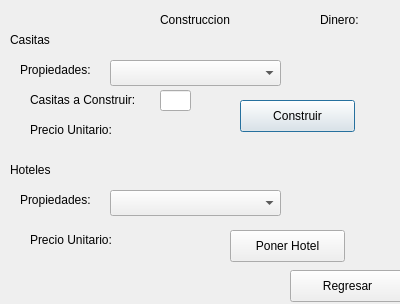
<?xml version="1.0" encoding="UTF-8"?>
<ui version="4.0">
 <class>ConstruirDialog</class>
 <widget class="QDialog" name="ConstruirDialog">
  <property name="geometry">
   <rect>
    <x>0</x>
    <y>0</y>
    <width>400</width>
    <height>304</height>
   </rect>
  </property>
  <property name="windowTitle">
   <string>Dialog</string>
  </property>
  <widget class="QLabel" name="label">
   <property name="geometry">
    <rect>
     <x>160</x>
     <y>10</y>
     <width>91</width>
     <height>19</height>
    </rect>
   </property>
   <property name="text">
    <string>Construccion</string>
   </property>
  </widget>
  <widget class="QLabel" name="label_2">
   <property name="geometry">
    <rect>
     <x>10</x>
     <y>30</y>
     <width>62</width>
     <height>19</height>
    </rect>
   </property>
   <property name="text">
    <string>Casitas</string>
   </property>
  </widget>
  <widget class="QLabel" name="label_3">
   <property name="geometry">
    <rect>
     <x>20</x>
     <y>60</y>
     <width>81</width>
     <height>19</height>
    </rect>
   </property>
   <property name="text">
    <string>Propiedades:</string>
   </property>
  </widget>
  <widget class="QComboBox" name="comboPropiedades">
   <property name="geometry">
    <rect>
     <x>110</x>
     <y>60</y>
     <width>171</width>
     <height>26</height>
    </rect>
   </property>
  </widget>
  <widget class="QLabel" name="label_4">
   <property name="geometry">
    <rect>
     <x>30</x>
     <y>90</y>
     <width>121</width>
     <height>19</height>
    </rect>
   </property>
   <property name="text">
    <string>Casitas a Construir:</string>
   </property>
  </widget>
  <widget class="QLineEdit" name="casitas">
   <property name="geometry">
    <rect>
     <x>160</x>
     <y>90</y>
     <width>31</width>
     <height>21</height>
    </rect>
   </property>
  </widget>
  <widget class="QPushButton" name="pushButton">
   <property name="geometry">
    <rect>
     <x>240</x>
     <y>100</y>
     <width>115</width>
     <height>32</height>
    </rect>
   </property>
   <property name="text">
    <string>Construir</string>
   </property>
  </widget>
  <widget class="QLabel" name="label_5">
   <property name="geometry">
    <rect>
     <x>10</x>
     <y>160</y>
     <width>62</width>
     <height>19</height>
    </rect>
   </property>
   <property name="text">
    <string>Hoteles</string>
   </property>
  </widget>
  <widget class="QLabel" name="label_6">
   <property name="geometry">
    <rect>
     <x>20</x>
     <y>190</y>
     <width>81</width>
     <height>19</height>
    </rect>
   </property>
   <property name="text">
    <string>Propiedades:</string>
   </property>
  </widget>
  <widget class="QComboBox" name="comboPropiedadesHotel">
   <property name="geometry">
    <rect>
     <x>110</x>
     <y>190</y>
     <width>171</width>
     <height>26</height>
    </rect>
   </property>
  </widget>
  <widget class="QPushButton" name="pushButton_2">
   <property name="geometry">
    <rect>
     <x>230</x>
     <y>230</y>
     <width>115</width>
     <height>32</height>
    </rect>
   </property>
   <property name="text">
    <string>Poner Hotel</string>
   </property>
  </widget>
  <widget class="QPushButton" name="pushButton_3">
   <property name="geometry">
    <rect>
     <x>290</x>
     <y>270</y>
     <width>115</width>
     <height>32</height>
    </rect>
   </property>
   <property name="text">
    <string>Regresar</string>
   </property>
  </widget>
  <widget class="QLabel" name="label_7">
   <property name="geometry">
    <rect>
     <x>30</x>
     <y>120</y>
     <width>101</width>
     <height>19</height>
    </rect>
   </property>
   <property name="text">
    <string>Precio Unitario:</string>
   </property>
  </widget>
  <widget class="QLabel" name="labelPrecioCasitas">
   <property name="geometry">
    <rect>
     <x>150</x>
     <y>120</y>
     <width>41</width>
     <height>19</height>
    </rect>
   </property>
   <property name="text">
    <string/>
   </property>
  </widget>
  <widget class="QLabel" name="labelPrecioHotel">
   <property name="geometry">
    <rect>
     <x>150</x>
     <y>230</y>
     <width>41</width>
     <height>19</height>
    </rect>
   </property>
   <property name="text">
    <string/>
   </property>
  </widget>
  <widget class="QLabel" name="label_10">
   <property name="geometry">
    <rect>
     <x>30</x>
     <y>230</y>
     <width>101</width>
     <height>19</height>
    </rect>
   </property>
   <property name="text">
    <string>Precio Unitario:</string>
   </property>
  </widget>
  <widget class="QLabel" name="label_11">
   <property name="geometry">
    <rect>
     <x>320</x>
     <y>10</y>
     <width>51</width>
     <height>19</height>
    </rect>
   </property>
   <property name="text">
    <string>Dinero:</string>
   </property>
  </widget>
  <widget class="QLabel" name="labelDinero">
   <property name="geometry">
    <rect>
     <x>310</x>
     <y>30</y>
     <width>71</width>
     <height>19</height>
    </rect>
   </property>
   <property name="text">
    <string/>
   </property>
  </widget>
 </widget>
 <resources/>
 <connections/>
</ui>
